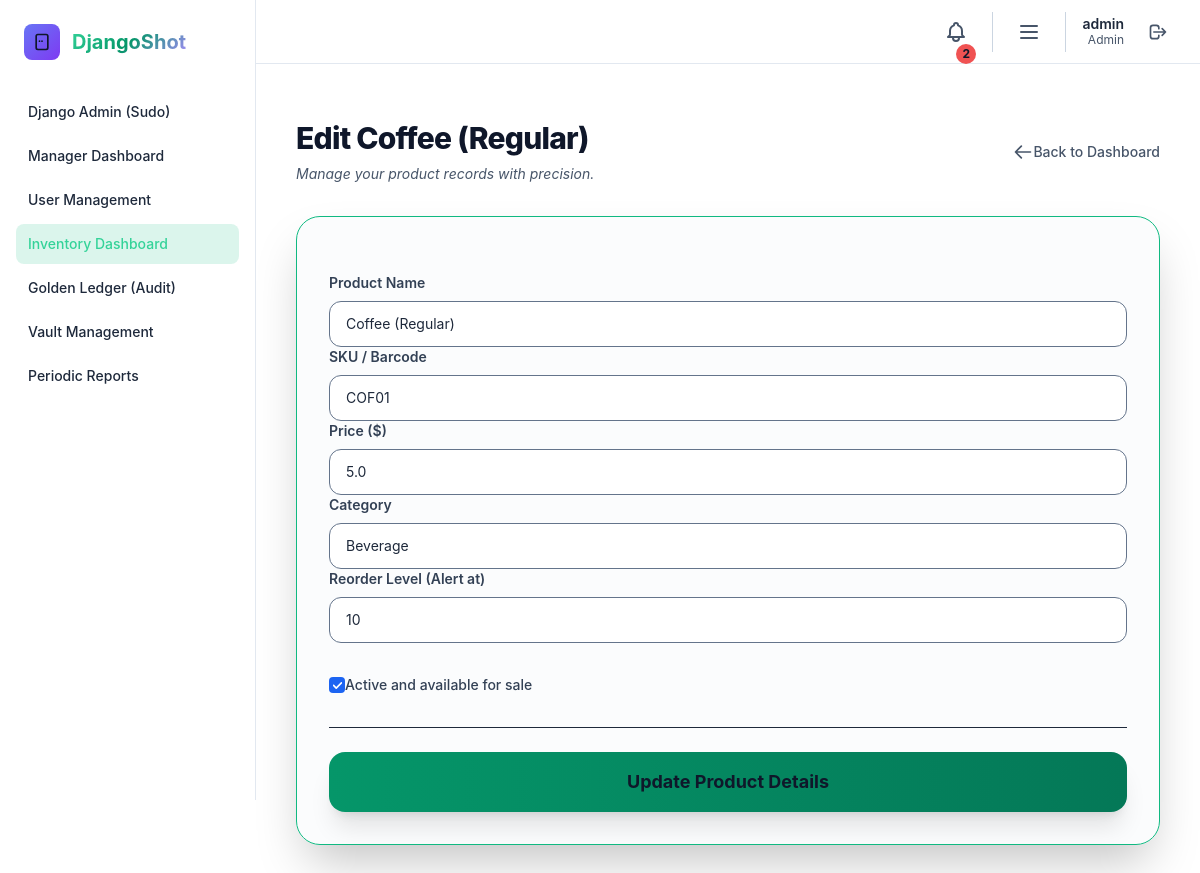
The page /inventory/edit/41/ (signed in) on the database its author committed.
### core/models.py (models this page shows)
class User(AbstractUser):
    ROLE_CHOICES = [
        ('admin', 'Admin'),
        ('manager', 'Manager'),
        ('cashier', 'Cashier'),
        ('accounting', 'Accounting'),
    ]
    THEME_CHOICES = [
        ('dawn', 'Dawn (Light)'),
        ('dusk', 'Dusk (Dark)'),
        ('midnight', 'Midnight (AMOLED)'),
    ]
    role = models.CharField(max_length=20, choices=ROLE_CHOICES, default='cashier')
    theme_preference = models.CharField(max_length=20, choices=THEME_CHOICES, default='dusk')
    branch = models.ForeignKey(Branch, on_delete=models.SET_NULL, null=True, blank=True, related_name='users')
    is_active_account = models.BooleanField(default=True) # Django User already has is_active, but keeping custom just in case
    def is_admin(self):
        return self.role == 'admin'
    def is_manager(self):
        return self.role in ('admin', 'manager')
    def is_accounting(self):
        return self.role == 'accounting'

### inventory/models.py (models this page shows, shortened)
class Product(models.Model):
    name = models.CharField(max_length=150)
    sku = models.CharField(max_length=50, unique=True)
    price = models.FloatField(default=0.0)
    category = models.CharField(max_length=80, null=True, blank=True)
    reorder_level = models.PositiveIntegerField(default=10)
    image_hash = models.CharField(max_length=64, null=True, blank=True)  # Linking strategy for UI assets
    is_active = models.BooleanField(default=True)
    created_at = models.DateTimeField(auto_now_add=True)

### inventory/views.py (the view)
# urls.py: path('edit/<int:pk>/', views.edit_product, name='edit_product'),
@login_required
@role_required(['admin', 'manager'])
def edit_product(request, pk):
    product = get_object_or_404(Product, pk=pk)
    if request.method == 'POST':
        form = ProductForm(request.POST, instance=product)
        if form.is_valid():
            form.save()
            messages.success(request, f'Product "{product.name}" updated successfully.')
            return redirect('inventory:dashboard')
    else:
        form = ProductForm(instance=product)
    return render(request, 'inventory/product_form.html', {
        'form': form,
        'product': product,
        'title': f'Edit {product.name}'
    })

### core/context_processors.py (called while the page is built)
def theme_processor(request):
    context = {
        'current_theme': 'dusk', # Default
        'user_role': 'guest'
    }
    if request.user.is_authenticated:
        context['current_theme'] = getattr(request.user, 'theme_preference', 'dusk')
        context['user_role'] = getattr(request.user, 'role', 'cashier')
    return context

### core/mixins.py (called while the page is built)
def role_required(allowed_roles):
    def decorator(view_func):
        @wraps(view_func)
        def _wrapped_view(request, *args, **kwargs):
            if not request.user.is_authenticated:
                return redirect_to_login(request.get_full_path())
            user_role = (getattr(request.user, 'role', '') or '').lower()
            allowed = {role.lower() for role in allowed_roles}
            if user_role not in allowed:
                raise PermissionDenied
            return view_func(request, *args, **kwargs)
        return _wrapped_view
    return decorator

### inventory/templates/inventory/product_form.html (shortened to what this page needs)
{% extends "base.html" %}
{% load widget_tweaks %}
{% block content %}
<div class="max-w-2xl mx-auto py-8 px-4">
    <div class="mb-8 flex items-center justify-between">
        <div>
            <h1 class="text-3xl font-extrabold text-white tracking-tight">{{ title }}</h1>
            <p class="text-gray-400 mt-2 text-sm italic">Manage your product records with precision.</p>
        </div>
        <a href="{% url 'inventory:dashboard' %}" class="flex items-center text-sm font-medium text-gray-400 hover:text-white transition-colors">
            <svg class="w-5 h-5 mr-1" fill="none" stroke="currentColor" viewBox="0 0 24 24"><path stroke-linecap="round" stroke-linejoin="round" stroke-width="2" d="M10 19l-7-7m0 0l7-7m-7 7h18"></path></svg>
            Back to Dashboard
        </a>
    </div>
    <div class="glass-card p-8 rounded-3xl border border-white/10 shadow-2xl relative overflow-hidden">
        <form method="post" class="space-y-6 relative z-10">
            <div class="grid grid-cols-1 md:grid-cols-2 gap-6">
                <div class="md:col-span-2">
                    <label class="block text-sm font-semibold text-gray-300 mb-2">Product Name</label>
                    {{ form.name }}
                </div>
                <div>
                    <label class="block text-sm font-semibold text-gray-300 mb-2">SKU / Barcode</label>
                    {{ form.sku }}
                </div>
                <div>
                    <label class="block text-sm font-semibold text-gray-300 mb-2">Price ($)</label>
                    {{ form.price }}
                </div>
                <div>
                    <label class="block text-sm font-semibold text-gray-300 mb-2">Category</label>
                    {{ form.category }}
                </div>
                <div>
                    <label class="block text-sm font-semibold text-gray-300 mb-2">Reorder Level (Alert at)</label>
                    {{ form.reorder_level }}
                </div>
            </div>
            <div class="flex items-center space-x-3 py-2">
                {{ form.is_active }}
                <label for="{{ form.is_active.id_for_label }}" class="text-sm font-medium text-gray-300">Active and available for sale</label>
            </div>
            <div class="pt-6 border-t border-white/5">
                <button type="submit" class="w-full py-4 rounded-2xl bg-gradient-to-r from-primary-600 to-primary-700 hover:from-primary-500 hover:to-primary-600 text-white font-bold text-lg transition-all shadow-xl shadow-primary-500/20 active:scale-[0.98]">
                    {% if product %}Update Product Details{% else %}Add to Inventory{% endif %}
                </button>
            </div>
        </form>
    </div>
</div>
{% endblock %}

### templates/base.html (shortened to what this page needs)
{% load static %}
<!DOCTYPE html>
<html lang="en" class="dark" data-theme="{{ current_theme|default:'dusk' }}" data-role="{{ user_role|default:'guest' }}">
<head>
    <link rel="stylesheet" href="{% static 'css/output.css' %}">
    <link rel="stylesheet" href="https://cdnjs.cloudflare.com/ajax/libs/font-awesome/6.4.0/css/all.min.css">
</head>
<body class="bg-surface-900 text-gray-200 min-h-screen relative overflow-x-hidden transition-colors duration-500">
    {% if user.is_authenticated %}
    <div class="flex min-h-screen relative z-10">
        <aside id="sidebar" class="fixed top-0 left-0 z-[100] w-64 h-screen transition-transform -translate-x-full sm:translate-x-0">
            <div class="h-full px-4 py-6 overflow-y-auto bg-surface-900 border-r border-gray-800">
                <a href="/" class="flex items-center mb-8 px-2">
                    <div class="w-9 h-9 rounded-lg bg-gradient-to-br from-indigo-500 to-purple-600 flex items-center justify-center mr-3">
                        <svg class="w-5 h-5 text-white" fill="none" stroke="currentColor" viewBox="0 0 24 24">
                            <path stroke-linecap="round" stroke-linejoin="round" stroke-width="2" d="M12 11h.01M9 11h.01M7 21h10a2 2 0 002-2V5a2 2 0 00-2-2H7a2 2 0 00-2 2v14a2 2 0 002 2z"></path>
                        </svg>
                    </div>
                    <span class="text-xl font-bold gradient-text">DjangoShot</span>
                </a>
                <nav class="space-y-1">
                    {% if user.is_admin %}
                    <a href="/admin/" class="sidebar-link flex items-center px-3 py-2.5 rounded-lg text-sm font-medium">
                        Django Admin (Sudo)
                    </a>
                    {% endif %}
                    {% if user.is_manager %}
                    <a href="{% url 'core:manager_dashboard' %}" class="sidebar-link flex items-center px-3 py-2.5 rounded-lg text-sm font-medium">
                        Manager Dashboard
                    </a>
                    <a href="{% url 'core:user_management' %}" class="sidebar-link flex items-center px-3 py-2.5 rounded-lg text-sm font-medium">
                        User Management
                    </a>
                    {% endif %}
                    {% if user.role == 'admin' or user.role == 'manager' or user.role == 'accounting' %}
                    <a href="{% url 'inventory:dashboard' %}" class="sidebar-link flex items-center px-3 py-2.5 rounded-lg text-sm font-medium">
                        Inventory Dashboard
                    </a>
                    {% endif %}
                    {% if user.is_accounting or user.is_admin %}
                    <a href="{% url 'core:accounting_dashboard' %}" class="sidebar-link flex items-center px-3 py-2.5 rounded-lg text-sm font-medium text-amber-500 hover:text-amber-400">
                        Golden Ledger (Audit)
                    </a>
                    {% endif %}
                    {% if user.role == 'cashier' or user.is_admin %}
                    <a href="{% url 'sales:vault_manage' %}" class="sidebar-link flex items-center px-3 py-2.5 rounded-lg text-sm font-medium text-emerald-500 hover:text-emerald-400">
                        Vault Management
                    </a>
                    {% endif %}
                    {% if user.is_accounting or user.is_admin %}
                    <a href="{% url 'sales:periodic_reports' %}" class="sidebar-link flex items-center px-3 py-2.5 rounded-lg text-sm font-medium">
                        Periodic Reports
                    </a>
                    {% endif %}
                </nav>
            </div>
        </aside>
        <div class="flex-1 sm:ml-64 flex flex-col">
            <header class="w-full h-16 bg-surface-900 border-b border-gray-800 flex items-center justify-end px-4 sm:px-6 sticky top-0 z-[90]">
                <div class="flex items-center space-x-4">
                    {% if user.role == 'admin' or user.role == 'manager' %}
                    <div class="relative flex items-center pr-4 border-r border-gray-700">
                        <button id="alertsMenuButton" data-dropdown-toggle="alertsMenuDropdown" class="p-2 rounded-lg text-gray-400 hover:bg-gray-800 hover:text-white transition-colors relative" title="Inventory Alerts">
                            {% if low_stock_count > 0 %}
                            <div class="absolute inline-flex items-center justify-center w-5 h-5 text-xs font-bold text-white bg-red-500 border-2 border-surface-900 rounded-full -top-1 -right-1">{{ low_stock_count }}</div>
                            {% endif %}
                        </button>
                    </div>
                    {% endif %}
                    <div class="relative flex items-center pr-4 border-r border-gray-700">
                        <button id="bbqMenuButton" data-dropdown-toggle="bbqMenuDropdown" class="p-2 rounded-lg text-gray-400 hover:bg-gray-800 hover:text-white transition-colors" title="Settings Menu">
                            <svg class="w-6 h-6" fill="none" stroke="currentColor" viewBox="0 0 24 24"><path stroke-linecap="round" stroke-linejoin="round" stroke-width="2" d="M4 6h16M4 12h16M4 18h16"></path></svg>
                        </button>
                    </div>
                    <div class="text-right hidden sm:block">
                        <p class="text-sm font-semibold text-gray-200 leading-tight">{{ user.username }}</p>
                        <p class="text-xs text-gray-400 capitalize">{{ user.role }}</p>
                    </div>
                    <form action="{% url 'core:logout' %}" method="post" class="m-0 flex items-center">
                        <button type="submit" class="p-2 flex items-center justify-center rounded-lg hover:bg-red-500/20 text-gray-400 hover:text-red-400 transition-colors" title="Logout">
                            <svg class="w-5 h-5" fill="none" stroke="currentColor" viewBox="0 0 24 24">
                                <path stroke-linecap="round" stroke-linejoin="round" stroke-width="2" d="M17 16l4-4m0 0l-4-4m4 4H7m6 4v1a3 3 0 01-3 3H6a3 3 0 01-3-3V7a3 3 0 013-3h4a3 3 0 013 3v1"></path>
                            </svg>
                        </button>
                    </form>
                </div>
            </header>
            <main class="relative p-4 md:p-6 fade-in flex-1">
                {% block content %}{% endblock %}
            </main>
        </div>
    </div>
    {% else %}
    <main class="relative z-10">
        {% block content_unauth %}{% endblock %}
    </main>
    {% endif %}
</body>
</html>

### templates/base.html (style rules this page uses)
* { font-family: 'Inter', sans-serif; }
.glass-card { background-color: color-mix(in srgb, var(--color-surface-800, #1e293b) 60%, transparent); backdrop-filter: blur(16px); border: 1px solid var(--color-primary-500); }
.gradient-text { background: linear-gradient(135deg, var(--color-primary-400) 0%, var(--color-primary-600) 50%, #a78bfa 100%); -webkit-background-clip: text; background-clip: text; -webkit-text-fill-color: transparent; }
.sidebar-link { transition: all 0.2s ease; }
.sidebar-link:hover, .sidebar-link.active { background: color-mix(in srgb, var(--color-primary-500) 15%, transparent); color: var(--color-primary-400); }
.fade-in { animation: fadeIn 0.4s ease-out; }

### rows shown on the page
User: username "admin", role "Admin"
Product: name "Coffee (Regular)", sku "COF01", price "5.0", category "Beverage", reorder_level "10", is_active "☑"

### other values the page prints
{{ low_stock_count }} "2"
{{ title }} "Edit Coffee (Regular)"
